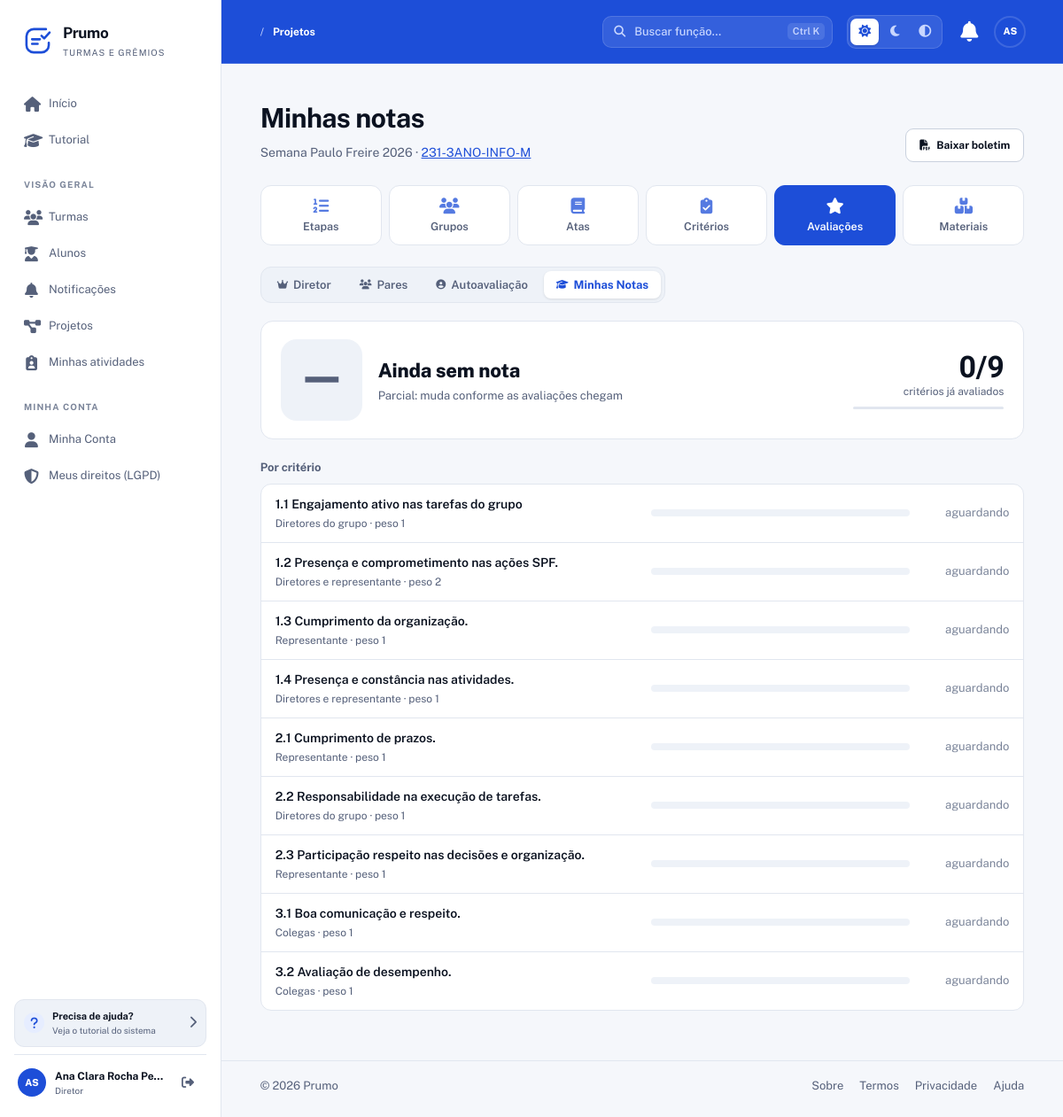
/Prumo/projetos/3/avaliacoes/minhas (signed in), run on the app's committed database.
### tables this page shows
CREATE TABLE projetos (
  id INT AUTO_INCREMENT PRIMARY KEY,
  turma_id INT NOT NULL,
  nome VARCHAR(150) NOT NULL,
  descricao TEXT DEFAULT NULL,
  prazo DATE DEFAULT NULL,
  modo_avaliacao ENUM('etapa','cronograma') DEFAULT 'cronograma',
  encerrado TINYINT(1) DEFAULT 0,
  encerrado_em DATETIME DEFAULT NULL,
  encerrado_por INT DEFAULT NULL,
  created_at TIMESTAMP DEFAULT CURRENT_TIMESTAMP,
  updated_at TIMESTAMP DEFAULT CURRENT_TIMESTAMP ON UPDATE CURRENT_TIMESTAMP,
  FOREIGN KEY (turma_id) REFERENCES turmas(id) ON DELETE CASCADE,
  FOREIGN KEY (encerrado_por) REFERENCES usuarios(id) ON DELETE SET NULL,
  INDEX idx_projetos_turma (turma_id),
  INDEX idx_projetos_encerrado (encerrado)
);

CREATE TABLE turmas (
  id INT AUTO_INCREMENT PRIMARY KEY,
  nome VARCHAR(150) NOT NULL,
  codigo_acesso VARCHAR(30) NOT NULL UNIQUE,
  codigo_interno VARCHAR(100) DEFAULT NULL,
  cor_primaria VARCHAR(20) DEFAULT '#3498db',
  cor_secundaria VARCHAR(20) DEFAULT '#2ecc71',
  cor_personalizada TINYINT(1) NOT NULL DEFAULT 0,   
  logo VARCHAR(255) DEFAULT NULL,                   
  bloqueada TINYINT(1) NOT NULL DEFAULT 0,
  bloqueada_motivo VARCHAR(255) DEFAULT NULL,
  bloqueada_em DATETIME DEFAULT NULL,
  bloqueada_por INT DEFAULT NULL,
  created_at TIMESTAMP DEFAULT CURRENT_TIMESTAMP,
  updated_at TIMESTAMP DEFAULT CURRENT_TIMESTAMP ON UPDATE CURRENT_TIMESTAMP,
  FOREIGN KEY (bloqueada_por) REFERENCES usuarios(id) ON DELETE SET NULL,
  INDEX idx_turmas_codigo (codigo_acesso)
);

CREATE TABLE criterios (
  id INT AUTO_INCREMENT PRIMARY KEY,
  projeto_id INT NOT NULL,
  etapa_id INT DEFAULT NULL,
  nome VARCHAR(200) NOT NULL,
  descricao TEXT DEFAULT NULL,
  peso DECIMAL(5,2) NOT NULL DEFAULT 1.00,
  tipo_avaliacao ENUM('diretor','representante','pares','autoavaliacao','coletiva','misto') NOT NULL DEFAULT 'diretor',
  aplicavel_a ENUM('todos','apenas_diretores','apenas_representantes') DEFAULT 'todos',
  prazo_avaliacao DATETIME DEFAULT NULL,
  obrigatorio TINYINT(1) NOT NULL DEFAULT 0,   
  bloqueado TINYINT(1) DEFAULT 0,
  reaberto_por INT DEFAULT NULL,
  reaberto_em DATETIME DEFAULT NULL,
  created_at TIMESTAMP DEFAULT CURRENT_TIMESTAMP,
  updated_at TIMESTAMP DEFAULT CURRENT_TIMESTAMP ON UPDATE CURRENT_TIMESTAMP,
  FOREIGN KEY (projeto_id) REFERENCES projetos(id) ON DELETE CASCADE,
  FOREIGN KEY (etapa_id) REFERENCES projeto_etapas(id) ON DELETE SET NULL,
  FOREIGN KEY (reaberto_por) REFERENCES usuarios(id) ON DELETE SET NULL,
  INDEX idx_crit_projeto (projeto_id),
  INDEX idx_crit_etapa (etapa_id),
  INDEX idx_crit_tipo (tipo_avaliacao)
);

### app/Views/avaliacoes/_boletim.php (the view, shortened to what the rows shown need)
<?php
$tipoLabel = [
    'diretor' => 'Diretores do grupo', 'representante' => 'Representante', 'pares' => 'Colegas',
    'autoavaliacao' => 'Autoavaliação', 'coletiva' => 'Nota do grupo', 'misto' => 'Diretores e representante',
];
$linhas    = $boletim['linhas'] ?? [];
$br        = fn($n) => number_format((float) $n, 1, ',', '.');
?>
    <section class="para-fazer">
        <div class="bloco-titulo"><h2>Por critério</h2></div>
        <ul class="lista-notas">
            <?php foreach ($linhas as $l):
                $c = $l['criterio'];
                $n = $l['nota'];
                $cc = $l['conceito'];
            ?>
                <li class="<?= $cc ? 'c-' . strtolower($cc) : 'sem-nota' ?>">
                    <div class="nota-crit">
                        <strong><?= h($c['nome']) ?></strong>
                        <small><?= h($tipoLabel[$c['tipo_avaliacao']] ?? $c['tipo_avaliacao']) ?> · peso <?= rtrim(rtrim(number_format((float) $c['peso'], 2, ',', ''), '0'), ',') ?></small>
                    </div>
                    <div class="nota-barra" aria-hidden="true"><i style="width: <?= $n === null ? 0 : max(2, min(100, $n)) ?>%"></i></div>
                    <div class="nota-valor">
                        <?php if ($n === null): ?>
                            <span class="txt-mudo">aguardando</span>
                        <?php else: ?>
                            <span class="num"><?= $br($n) ?></span>
                            <span class="conceito-chip"><?= h($cc) ?></span>
                        <?php endif; ?>
                    </div>
                </li>
            <?php endforeach; ?>
        </ul>
    </section>

### app/Views/avaliacoes/minhas_notas.php (shortened to what the rows shown need)
<?php
require_once __DIR__ . '/../layouts/header.php';
require_once __DIR__ . '/../layouts/nav.php';
$linhas = $boletim['linhas'] ?? [];
?>
<section class="hero-section">
    <div>
        <h1>Minhas notas</h1>
        <p class="hero-subtitle">
            <?= h($projeto['nome']) ?> ·
            <a href="<?= $basePath ?>/turmas/<?= (int) $projeto['turma_id'] ?>"><?= h($projeto['turma_nome']) ?></a>
        </p>
    </div>
</section>
<?php require __DIR__ . '/../projetos/_nav.php'; ?>
<?php require __DIR__ . '/_nav.php'; ?>
<?php if (empty($linhas)): ?>
    <div class="lista-vazia">
        <i class="fas fa-graduation-cap"></i>
        <span>Este projeto ainda não tem critérios. Quando você for avaliado, as notas aparecem aqui.</span>
    </div>
<?php else: ?>
    <?php require __DIR__ . '/_boletim.php'; ?>
<?php endif; ?>
<?php require_once __DIR__ . '/../layouts/footer.php'; ?>

### app/Views/avaliacoes/_nav.php (shortened to what the rows shown need)
<?php
require_once __DIR__ . '/../../Config/database.php';
$u = $_SESSION['usuario'] ?? null;
$projetoId = (int) ($projeto['id'] ?? 0);
$isDiretor = false;
if ($projetoId) {
    $pdo  = Database::getConnection();
    $stmt = $pdo->prepare("
        SELECT 1
        FROM grupo_diretores gd
        INNER JOIN grupos g ON g.id = gd.grupo_id
        WHERE g.projeto_id = ? AND gd.usuario_id = ? AND gd.ativo = 1
        LIMIT 1
    ");
    $stmt->execute([$projetoId, (int) $u['id']]);
    $isDiretor = (bool) $stmt->fetchColumn();
}
$chaves = [];
if ($isDiretor) {
    $chaves[] = 'dir';
}
$chaves[] = 'par';
$chaves[] = 'auto';
$chaves[] = 'minhas';
$todas = [
    'geral'  => ['url' => "/projetos/{$projetoId}/avaliacoes/geral",         'label' => 'A fazer',       'icon' => 'fas fa-list-check'],
    'rep'    => ['url' => "/projetos/{$projetoId}/avaliacoes/representante", 'label' => 'Representante', 'icon' => 'fas fa-user-tie'],
    'dir'    => ['url' => "/projetos/{$projetoId}/avaliacoes/diretor",       'label' => 'Diretor',       'icon' => 'fas fa-crown'],
    'par'    => ['url' => "/projetos/{$projetoId}/avaliacoes/pares",         'label' => 'Pares',         'icon' => 'fas fa-users'],
    'auto'   => ['url' => "/projetos/{$projetoId}/avaliacoes/auto",          'label' => 'Autoavaliação', 'icon' => 'fas fa-user-circle'],
    'col'    => ['url' => "/projetos/{$projetoId}/avaliacoes/coletiva",      'label' => 'Coletiva',      'icon' => 'fas fa-users-rectangle'],
    'minhas' => ['url' => "/projetos/{$projetoId}/avaliacoes/minhas",        'label' => 'Minhas Notas',  'icon' => 'fas fa-graduation-cap'],
];
$uri   = $_SERVER['REQUEST_URI'] ?? '';
$secao = $chaves[0] ?? 'minhas';
if (strpos($uri, '/minhas')        !== false) $secao = 'minhas';
?>
<nav class="aval-nav">
    <?php foreach ($chaves as $chave): ?>
        <?php $aba = $todas[$chave] ?? null; if (!$aba) continue; ?>
        <?php if ($chave === $secao): ?>
            <strong><i class="<?= h($aba['icon']) ?>"></i> <?= h($aba['label']) ?></strong>
        <?php else: ?>
            <a href="<?= $basePath . $aba['url'] ?>"><i class="<?= h($aba['icon']) ?>"></i> <?= h($aba['label']) ?></a>
        <?php endif; ?>
    <?php endforeach; ?>
</nav>

### data on the page
projetos: nome "Semana Paulo Freire 2026", turma.nome "231-3ANO-INFO-M", id "Diretor", id "Pares", id "Autoavaliação", id "Minhas Notas"
criterios: nome "1.1 Engajamento ativo nas tarefas do grupo", tipo_avaliacao "Diretores do grupo", peso "1"
criterios: nome "1.2 Presença e comprometimento nas ações SPF.", tipo_avaliacao "Diretores e representante", peso "2"
criterios: nome "1.3 Cumprimento da organização.", tipo_avaliacao "Representante", peso "1"
criterios: nome "1.4 Presença e constância nas atividades.", tipo_avaliacao "Diretores e representante", peso "1"
criterios: nome "2.1 Cumprimento de prazos.", tipo_avaliacao "Representante", peso "1"
criterios: nome "2.2 Responsabilidade na execução de tarefas.", tipo_avaliacao "Diretores do grupo", peso "1"
criterios: nome "2.3 Participação respeito nas decisões e organização.", tipo_avaliacao "Representante", peso "1"
criterios: nome "3.1 Boa comunicação e respeito.", tipo_avaliacao "Colegas", peso "1"
criterios: nome "3.2 Avaliação de desempenho.", tipo_avaliacao "Colegas", peso "1"

### other printed values
$appName "Prumo"
$label "Início"
$label "Tutorial"
$secao "VISÃO GERAL"
$label "Turmas"
$label "Alunos"
$label "Notificações"
$label "Projetos"
$label "Minhas atividades"
$secao "MINHA CONTA"
$label "Minha Conta"
$label "Meus direitos (LGPD)"
$iniciais "AS"
$usuario['nome'] "Ana Clara Rocha Pe…"
$papelExibido "Diretor"
